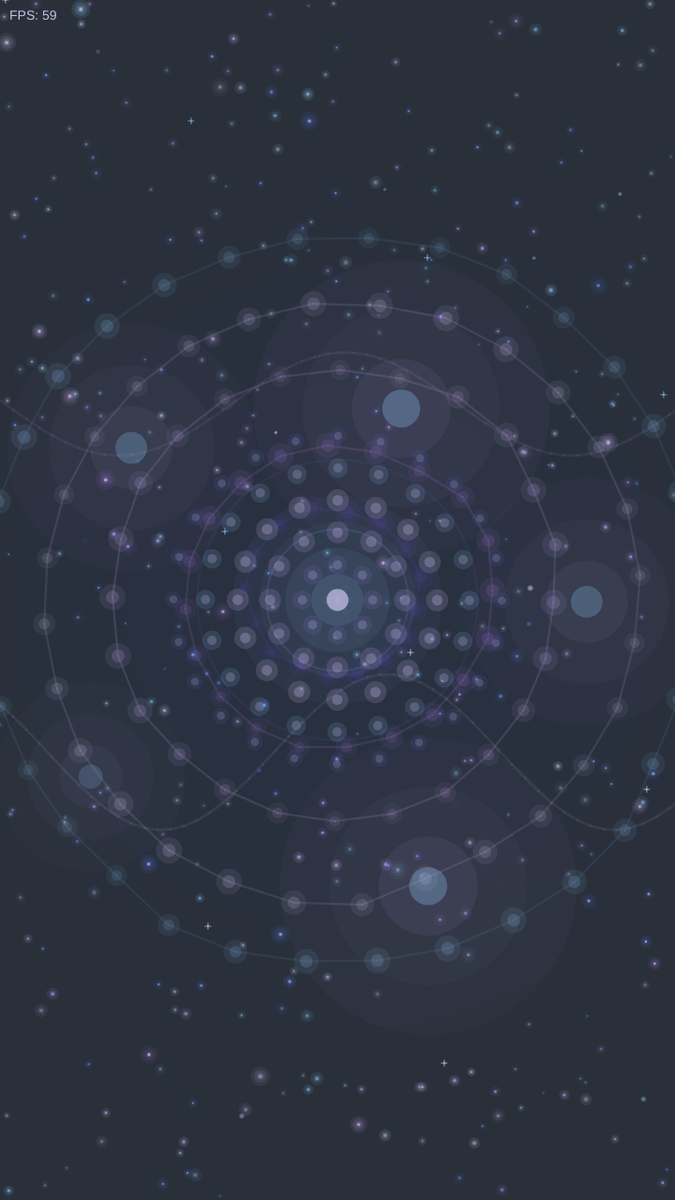
Frame 1 (no input)
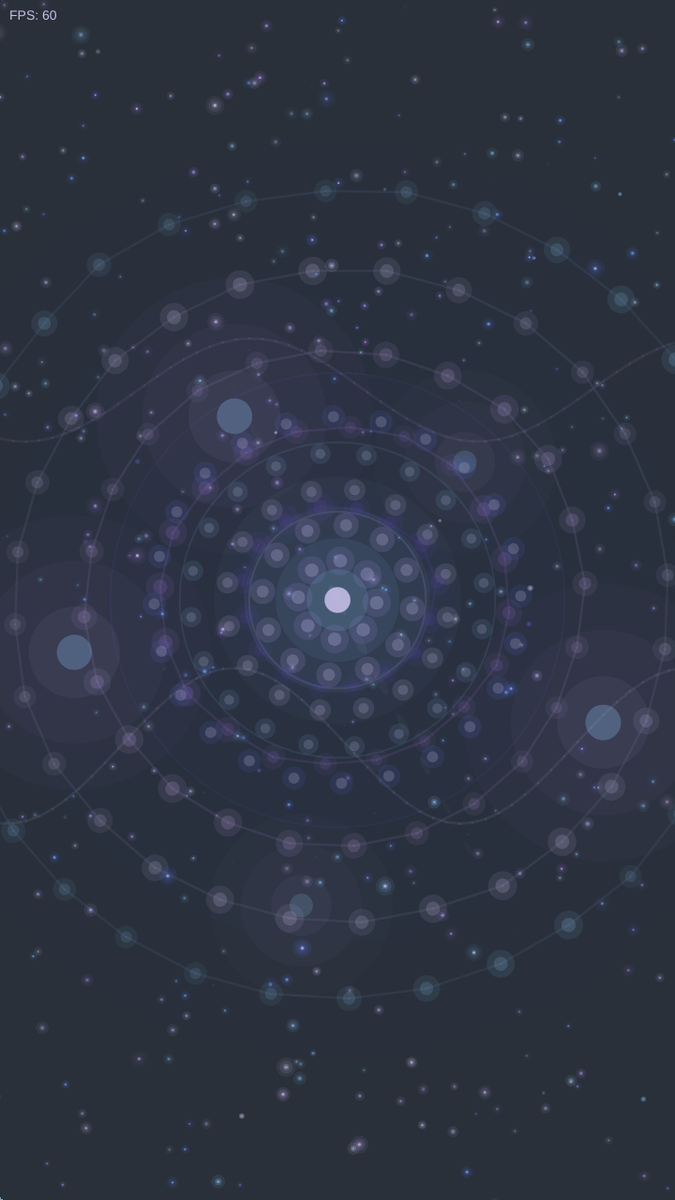
Frame 60 (no input)
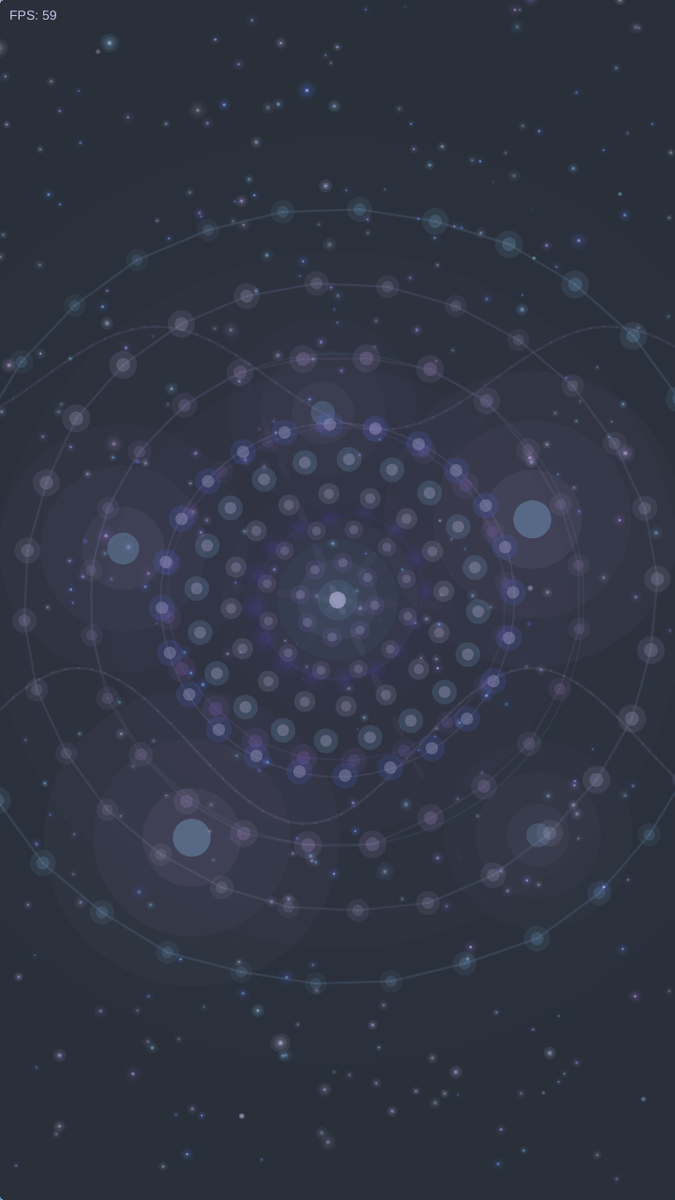
Frame 120 (the mouse pressed at the canvas centre since frame 60)

The p5.js sketch that drew these frames (run headless with seeded random() and noise() and a simulated clock; from frame 60 on, the mouse is pressed at the canvas centre):

// p5.js sketch
// ── sketch.js
// Color palette
const colors = [
  '#362d78',
  '#523fa3',
  '#916ccc',
  '#bda1e5',
  '#c8c0e9',
  '#84bae7',
  '#516ad4',
  '#333f87',
  '#293039',
  '#283631'
];

let particles = [];
let rings = [];
let waves = [];
let constellations = [];
let lightRays = [];
let time = 0;
let breathingScale = 1;
let colorCycle = 0;

// Optimized settings
const PARTICLE_COUNT = 350;
const RING_COUNT = 5;
const CONSTELLATION_COUNT = 22;
const LIGHT_RAY_COUNT = 6; // Reduced from 8
const WAVE_COUNT = 2; // Reduced from 3

function setup() {
  createCanvas(720, 1280);

  for (let i = 0; i < PARTICLE_COUNT; i++) {
    particles.push(new Particle());
  }

  for (let i = 0; i < RING_COUNT; i++) {
    rings.push(new OrbitalRing(i));
  }

  for (let i = 0; i < WAVE_COUNT; i++) {
    waves.push(new Wave(i));
  }

  for (let i = 0; i < CONSTELLATION_COUNT; i++) {
    constellations.push(new Star());
  }

  for (let i = 0; i < LIGHT_RAY_COUNT; i++) {
    lightRays.push(new LightRay(i));
  }

  background(colors[8]);
}

function draw() {
  // Simple background
  fill(colors[8]);
  noStroke();
  rect(0, 0, width, height, 6);

  time += 0.01;
  breathingScale = 1 + sin(time * 2) * 0.11;
  colorCycle = (colorCycle + 0.003) % 1;

  // Draw light rays (optimized)
  if (frameCount % 2 === 0) { // Only update every other frame
    for (let ray of lightRays) {
      ray.update();
    }
  }
  for (let ray of lightRays) {
    ray.display();
  }

  // Background glow
  drawDynamicBackgroundGlow();

  // Draw waves
  for (let wave of waves) {
    wave.update();
    wave.display();
  }

  // Draw ripples (reduced)
  drawHarmonicRipples();

  // Draw constellations
  for (let star of constellations) {
    star.display();
  }

  // Draw rings with breathing
  push();
  translate(width / 2, height / 2);
  scale(breathingScale);
  translate(-width / 2, -height / 2);
  for (let ring of rings) {
    ring.update();
    ring.display();
  }
  pop();

  // Draw particles
  for (let particle of particles) {
    particle.update();
    particle.display();
  }

  // Draw glow bursts
  drawAnimatedGlowBursts();

  // Draw mandala
  drawSacredMandala();

  // Central bloom
  drawCentralBloom();

  // Ambient dust (reduced and optimized)
  if (frameCount % 3 === 0) {
    drawAmbientDust();
  }

  // Sparkles
  drawDynamicSparkles();

  // FPS
  displayFPS();
}

function drawDynamicBackgroundGlow() {
  let pulse = sin(time * 1.5) * 0.5 + 0.5;

  // Single color glow
  let glowColorIndex = floor(colorCycle * 3) + 1;
  let centerGlow = color(colors[glowColorIndex]);
  centerGlow.setAlpha(2 + pulse * 3);

  // Reduced to 4 layers
  for (let i = 4; i > 0; i--) {
    fill(centerGlow);
    let size = i * 210 * (1 + pulse * 0.18);
    circle(width / 2, height / 2, size);
  }
}

class LightRay {
  constructor(index) {
    this.angle = (TWO_PI / LIGHT_RAY_COUNT) * index;
    this.speed = 0.001 + index * 0.0003;
    this.length = 500;
    this.colorIndex = floor(random(3, 6));
    this.breathPhase = random(TWO_PI);
  }

  update() {
    this.angle += this.speed;
  }

  display() {
    push();
    translate(width / 2, height / 2);
    rotate(this.angle);

    let breath = sin(time * 2 + this.breathPhase) * 0.5 + 0.5;
    let c = color(colors[this.colorIndex]);

    // Optimized: fewer segments (10 instead of 30)
    for (let i = 0; i < this.length; i += 50) {
      let alpha = map(i, 0, this.length, 16, 0) * breath;
      c.setAlpha(alpha);
      fill(c);
      noStroke();
      let w = map(i, 0, this.length, 35, 4);
      ellipse(i, 0, w, w * 0.3);
    }

    pop();
  }
}

class Particle {
  constructor() {
    this.reset();
    this.trail = [];
    this.maxTrailLength = 3; // Reduced from 4
    this.type = random() > 0.75 ? 'bright' : 'normal'; // 25% bright
  }

  reset() {
    this.x = random(width);
    this.y = random(height);
    this.vx = random(-0.7, 0.7);
    this.vy = random(-0.7, 0.7);
    this.size = this.type === 'bright' ? random(2, 4.5) : random(1.5, 3.5);
    this.life = random(500, 850);
    this.maxLife = this.life;
    this.colorIndex = floor(random(2, 7));
    this.depth = random(0.45, 1);
    this.twinkle = random(TWO_PI);
  }

  update() {
    // Single noise layer
    let n = noise(this.x * 0.004, this.y * 0.004, time * 0.5);
    let flowAngle = n * TWO_PI * 2 + sin(time + this.twinkle) * PI;

    this.vx += cos(flowAngle) * 0.033;
    this.vy += sin(flowAngle) * 0.033;

    // Simplified attraction
    let dx = width / 2 - this.x;
    let dy = height / 2 - this.y;
    let d = sqrt(dx * dx + dy * dy);

    if (d > 145) {
      let rhythm = sin(time * 2 + this.twinkle);
      let attractionAngle = atan2(dy, dx) + rhythm * HALF_PI;
      this.vx += cos(attractionAngle) * 0.0006;
      this.vy += sin(attractionAngle) * 0.0006;
    }

    this.vx *= 0.96;
    this.vy *= 0.96;

    // Trail (every 3rd frame)
    if (frameCount % 3 === 0) {
      this.trail.push({x: this.x, y: this.y});
      if (this.trail.length > this.maxTrailLength) {
        this.trail.shift();
      }
    }

    this.x += this.vx * this.depth;
    this.y += this.vy * this.depth;
    this.life--;

    if (this.x < -70) this.x = width + 70;
    if (this.x > width + 70) this.x = -70;
    if (this.y < -70) this.y = height + 70;
    if (this.y > height + 70) this.y = -70;

    if (this.life <= 0) {
      this.reset();
    }
  }

  display() {
    let alpha = map(this.life, 0, this.maxLife, 0, this.type === 'bright' ? 210 : 175);
    let twinkleAlpha = sin(time * 4 + this.twinkle) * 0.25 + 0.75;
    alpha *= twinkleAlpha;

    let colorHex = colors[this.colorIndex];

    // Trail
    if (this.trail.length > 1) {
      for (let i = 0; i < this.trail.length - 1; i++) {
        let trailAlpha = alpha * (i / this.trail.length) * 0.28;
        let tc = color(colorHex);
        tc.setAlpha(trailAlpha);
        stroke(tc);
        strokeWeight(this.size * 0.45);
        line(this.trail[i].x, this.trail[i].y,
             this.trail[i + 1].x, this.trail[i + 1].y);
      }
    }

    // Glow
    let glowLayers = this.type === 'bright' ? 3 : 2;
    for (let i = glowLayers; i >= 1; i--) {
      let glowAlpha = (alpha / (i * 2.2)) * this.depth;
      let gc = color(colorHex);
      gc.setAlpha(glowAlpha);
      fill(gc);
      noStroke();
      circle(this.x, this.y, this.size * i * 2.1);
    }

    // Core
    let core = color(this.type === 'bright' ? colors[4] : colors[5]);
    core.setAlpha(alpha);
    fill(core);
    circle(this.x, this.y, this.size);
  }
}

class OrbitalRing {
  constructor(index) {
    this.centerX = width / 2;
    this.centerY = height / 2;
    this.baseRadius = 90 + index * 75;
    this.radius = this.baseRadius;
    this.speed = 0.0015 + index * 0.0008;
    this.angle = random(TWO_PI);
    this.nodes = [];
    this.colorIndex = (index + 1) % colors.length;
    this.morphSpeed = 0.01 + index * 0.005;

    let nodeCount = 16 + index * 4;
    for (let i = 0; i < nodeCount; i++) {
      this.nodes.push({
        angle: (TWO_PI / nodeCount) * i,
        offset: 0
      });
    }
  }

  update() {
    this.angle += this.speed;
    this.radius = this.baseRadius + sin(time * this.morphSpeed) * 20;

    // Update every 2nd node
    for (let i = 0; i < this.nodes.length; i += 2) {
      let n = noise(i * 0.18, time * 1.3, this.baseRadius * 0.01);
      this.nodes[i].offset = map(n, 0, 1, -26, 26);
      if (i + 1 < this.nodes.length) {
        this.nodes[i + 1].offset = this.nodes[i].offset;
      }
    }
  }

  display() {
    push();
    translate(this.centerX, this.centerY);
    rotate(this.angle);

    let ringPulse = sin(time * 2 + this.baseRadius * 0.01) * 0.3 + 0.7;
    let c = color(colors[this.colorIndex]);
    c.setAlpha(45 * ringPulse);
    stroke(c);
    strokeWeight(2.3);
    noFill();

    // Draw connections
    for (let i = 0; i < this.nodes.length; i++) {
      let node1 = this.nodes[i];
      let node2 = this.nodes[(i + 1) % this.nodes.length];

      let r1 = this.radius + node1.offset;
      let x1 = cos(node1.angle) * r1;
      let y1 = sin(node1.angle) * r1;

      let r2 = this.radius + node2.offset;
      let x2 = cos(node2.angle) * r2;
      let y2 = sin(node2.angle) * r2;

      line(x1, y1, x2, y2);
    }

    // Glowing nodes
    for (let i = 0; i < this.nodes.length; i++) {
      let node = this.nodes[i];
      let r = this.radius + node.offset;
      let x = cos(node.angle) * r;
      let y = sin(node.angle) * r;

      let nodePulse = sin(time * 3 + i * 0.5) * 0.5 + 0.5;

      // Only 2 glow layers
      for (let j = 2; j >= 1; j--) {
        let gc = color(colors[this.colorIndex]);
        gc.setAlpha((32 + nodePulse * 18) / j);
        fill(gc);
        noStroke();
        circle(x, y, (11 + nodePulse * 3) * j);
      }
    }

    pop();
  }
}

class Wave {
  constructor(index) {
    this.baseY = height / 3 + index * 400;
    this.y = this.baseY;
    this.speed = 0.022 + index * 0.014;
    this.offset = random(1000);
    this.colorIndex = 3 + index;
    this.amplitude = 55 + index * 28;
  }

  update() {
    this.offset += this.speed;
    this.y = this.baseY + sin(time * 0.8 + this.colorIndex) * 32;
  }

  display() {
    let c = color(colors[this.colorIndex % colors.length]);

    // Single wave layer for performance
    c.setAlpha(22);
    stroke(c);
    strokeWeight(2.8);
    noFill();

    for (let x = 0; x < width + 20; x += 14) {
      let y1 = this.y + sin(x * 0.013 + this.offset) * this.amplitude;
      let y2 = this.y + sin((x + 14) * 0.013 + this.offset) * this.amplitude;
      line(x, y1, x + 14, y2);
    }
  }
}

class Star {
  constructor() {
    this.x = random(width);
    this.y = random(height);
    this.brightness = random(0.5, 1);
    this.twinkleSpeed = random(0.03, 0.09);
    this.colorIndex = floor(random(4, 7));
    this.phase = random(TWO_PI);
    this.size = random(2, 3.5);
  }

  display() {
    let twinkle = (sin(time * this.twinkleSpeed * 10 + this.phase) + 1) * 0.5;
    let alpha = twinkle * this.brightness * 115;

    let c = color(colors[this.colorIndex]);
    c.setAlpha(alpha);

    // Single glow
    fill(c);
    noStroke();
    circle(this.x, this.y, this.size * 1.8);

    // Core
    c.setAlpha(alpha * 1.3);
    fill(c);
    circle(this.x, this.y, this.size);
  }
}

function drawHarmonicRipples() {
  // Reduced to 3 ripples
  for (let i = 0; i < 3; i++) {
    let rippleTime = (time * 1.7 + i * 0.8) % 5;
    let rippleRadius = rippleTime * 185;
    let rippleAlpha = map(rippleTime, 0, 5, 38, 0);

    let colorIdx = (i + 4) % colors.length;
    let c = color(colors[colorIdx]);
    c.setAlpha(rippleAlpha);
    stroke(c);
    strokeWeight(2);
    noFill();
    circle(width / 2, height / 2, rippleRadius);
  }
}

function drawAnimatedGlowBursts() {
  let burstCount = 5;

  for (let i = 0; i < burstCount; i++) {
    let angle = (TWO_PI / burstCount) * i + time * 0.72;
    let radiusBase = 265 + sin(time * 1.35 + i) * 65;
    let x = width / 2 + cos(angle) * radiusBase;
    let y = height / 2 + sin(angle) * radiusBase;

    let pulse = sin(time * 4.3 + i * 2.1) * 0.5 + 0.5;
    let size = 125 + pulse * 85;

    // Simplified to 3 layers
    let burstColor = color(colors[3]);
    for (let j = 3; j >= 1; j--) {
      burstColor.setAlpha((11 + pulse * 7) / j);
      fill(burstColor);
      noStroke();
      circle(x, y, size * j * 0.52);
    }

    // Core
    let coreColor = color(colors[5]);
    coreColor.setAlpha(48 + pulse * 38);
    fill(coreColor);
    circle(x, y, size * 0.2);
  }
}

function drawSacredMandala() {
  push();
  translate(width / 2, height / 2);

  let mandalaPulse = sin(time * 2.1) * 0.5 + 0.5;
  scale(0.91 + mandalaPulse * 0.26);

  let layers = 5; // Reduced from 6
  for (let layer = 0; layer < layers; layer++) {
    let petals = 8 + layer * 4;
    let radius = 36 + layer * 33;

    for (let i = 0; i < petals; i++) {
      let angle = (TWO_PI / petals) * i + time * (0.12 + layer * 0.07);
      let x = cos(angle) * radius;
      let y = sin(angle) * radius;

      let petalPulse = sin(time * 3.3 + layer) * 0.5 + 0.5;
      let petalSize = (16 + petalPulse * 6.5) * (0.86 + mandalaPulse * 0.32);

      let c = color(colors[(2 + layer) % colors.length]);
      c.setAlpha(28 + petalPulse * 16);
      fill(c);
      noStroke();
      circle(x, y, petalSize);

      // Inner glow
      let gc = color(colors[4]);
      gc.setAlpha(46 + petalPulse * 26);
      fill(gc);
      circle(x, y, petalSize * 0.48);
    }
  }

  pop();
}

function drawCentralBloom() {
  push();
  translate(width / 2, height / 2);

  let bloomPulse = sin(time * 3.6) * 0.5 + 0.5;
  let bloomSize = 68 + bloomPulse * 42;

  // Reduced to 4 layers
  for (let i = 4; i >= 1; i--) {
    let bloomColor = color(colors[5]);
    bloomColor.setAlpha((26 + bloomPulse * 16) / i);
    fill(bloomColor);
    noStroke();
    circle(0, 0, bloomSize * i * 0.62);
  }

  // Center
  let centerColor = color(colors[4]);
  centerColor.setAlpha(135 + bloomPulse * 95);
  fill(centerColor);
  circle(0, 0, bloomSize * 0.26);

  pop();
}

function drawAmbientDust() {
  // Reduced to 18 particles
  for (let i = 0; i < 18; i++) {
    let x = (noise(i * 10, time * 0.3) * width * 1.2 - width * 0.1);
    let y = (noise(i * 10 + 100, time * 0.25) * height * 1.2 - height * 0.1);

    let dustAlpha = noise(i * 5, time * 0.4) * 55;
    let c = color(colors[5]);
    c.setAlpha(dustAlpha);
    fill(c);
    noStroke();
    circle(x, y, 2);
  }
}

function drawDynamicSparkles() {
  // Reduced to 9 sparkles
  for (let i = 0; i < 9; i++) {
    let sparkleTime = (time * 13 + i * 110) % 110;
    if (sparkleTime < 7) {
      let x = (i * 234 + sparkleTime * 45) % width;
      let y = (i * 567) % height;
      let alpha = map(sparkleTime, 0, 7, 135, 0);

      let sparkColor = color(colors[4 + (i % 2)]);
      sparkColor.setAlpha(alpha);
      fill(sparkColor);
      noStroke();

      let sparkSize = map(sparkleTime, 0, 7, 2, 10);
      circle(x, y, sparkSize);

      // Cross
      stroke(sparkColor);
      strokeWeight(1.6);
      let crossSize = sparkSize * 1.35;
      line(x - crossSize, y, x + crossSize, y);
      line(x, y - crossSize, x, y + crossSize);
    }
  }
}

function displayFPS() {
  let fps = frameRate();
  let fpsColor = fps > 50 ? colors[4] : fps > 30 ? colors[6] : colors[2];
  fill(fpsColor);
  noStroke();
  textSize(14);
  textAlign(LEFT, TOP);
  text('FPS: ' + floor(fps), 10, 10);
}
